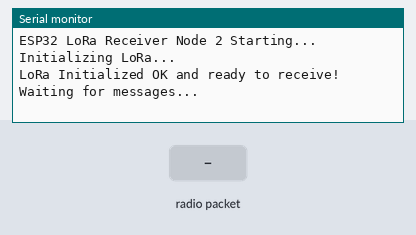
Recording of a sketch running on a simulated ESP32. Parts: the last lines printed to the serial monitor. The inputs (shaded band) are chosen by the test bench. No radio packets arrive unless stated.

Above: at 1.2 s.
1.3 s: radio packet "1" arrives
At 2.5 s:
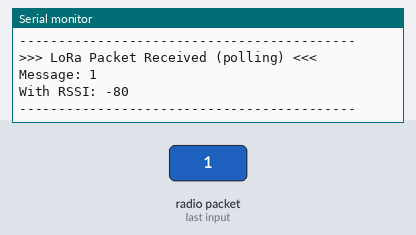
2.8 s: radio packet "0" arrives
At 3.7 s:
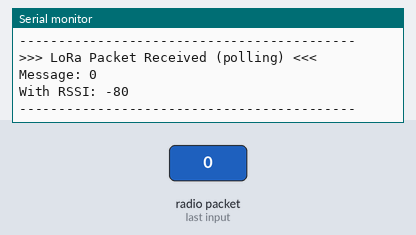
4.3 s: radio packet "2" arrives
At 4.8 s:
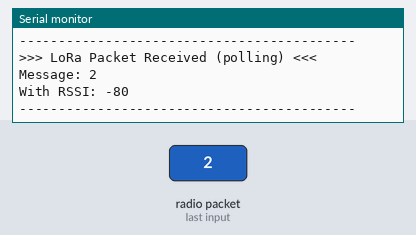

Measured:
- after the input at 1.3 s, the serial monitor: prints a new line at once (image 1)
- after the input at 2.8 s, the serial monitor: prints a new line at once (image 2)
- after the input at 4.3 s, the serial monitor: prints a new line at once (image 3)

The sketch:

test_Node2_LoRa_TxRx.ino
```cpp
#include <SPI.h>
#include <LoRa.h>

// ====================================================================
//                          CONFIGURATION- Polling for reception
// ====================================================================

// LoRa Pin Definitions
// Ensure these match your physical wiring for the Node 2 ESP32
#define LORA_CS_PIN    5   // Chip Select (NSS)
#define LORA_RST_PIN   14  // Reset (RST)
#define LORA_IRQ_PIN   2   // Interrupt Request (DIO0)

// Define the LoRa frequency (e.g., 433E6, 868E6, 915E6)
// This MUST be the same as Node 1
#define LORA_BAND      433E6 // 433 MHz band

// Timer interval for sending a proximity alert (in milliseconds)
const long PROXIMITY_ALERT_INTERVAL = 10000; // 10 seconds

// ====================================================================
//                          GLOBAL VARIABLES
// ====================================================================

// Timer variable for the proximity alert
unsigned long lastProximityAlertTime = 0;

// ====================================================================
//                          FUNCTION PROTOTYPES
// ====================================================================

void sendProximityAlert();

// ====================================================================
//                          SETUP
// ====================================================================

void setup()
{
  // Initialize the serial port for debugging output
  Serial.begin(115200);
  while (!Serial);
  Serial.println("\nESP32 LoRa Receiver Node 2 Starting...");

  // Initialize LoRa
  Serial.println("\nInitializing LoRa...");
  LoRa.setPins(LORA_CS_PIN, LORA_RST_PIN, LORA_IRQ_PIN);
  while (!LoRa.begin(LORA_BAND))
  {
    Serial.println("LoRa initialization failed! Check wiring and module.");
    delay(500);
  }

  // Set the LoRa parameters to match Node 1 exactly
  LoRa.setSpreadingFactor(12);
  LoRa.setSignalBandwidth(125E3);
  LoRa.setCodingRate4(5);
  LoRa.setSyncWord(0x42);

  // We are now polling for packets in the loop, so we don't need the interrupt.
  LoRa.receive(); // Start receiving packets initially

  Serial.println("LoRa Initialized OK and ready to receive!");
  Serial.println("Waiting for messages...");

  // Initialize the timer for the first proximity alert
  lastProximityAlertTime = millis();
}

// ====================================================================
//                          MAIN LOOP
// ====================================================================

void loop()
{
  // -------------------------------------------------------------
  // Section 1: Check for LoRa packets by polling LoRa.parsePacket()
  // -------------------------------------------------------------
  int packetSize = LoRa.parsePacket();

  if (packetSize)
  {
    Serial.println("-------------------------------------------");
    Serial.println(">>> LoRa Packet Received (polling) <<<");

    // Read the incoming packet
    String receivedLoRaMessage = "";
    while (LoRa.available())
    {
      receivedLoRaMessage += (char)LoRa.read();
    }

    // Print the message and other packet information
    Serial.print("Message: ");
    Serial.println(receivedLoRaMessage);
    Serial.print("With RSSI: ");
    Serial.println(LoRa.packetRssi());

    Serial.println("-------------------------------------------");
  }

  // -------------------------------------------------------------
  // Section 2: Periodically send a proximity alert to Node 1
  // -------------------------------------------------------------
  if (millis() - lastProximityAlertTime >= PROXIMITY_ALERT_INTERVAL) {
    sendProximityAlert();
    lastProximityAlertTime = millis();
  }
}

// ====================================================================
//                     LORA TRANSMISSION FUNCTIONS
// ====================================================================

void sendProximityAlert() {
  String alertMessage = "I am in proximity of your node! Be Alert";
  Serial.println("--- Starting LoRa Transmission ---");
  LoRa.beginPacket();
  LoRa.print(alertMessage);
  LoRa.endPacket();
  Serial.println("--- LoRa Transmission Complete ---");

  Serial.println("[Tx LoRa Alert] : " + alertMessage);

  // IMPORTANT: Re-enter receive mode after sending a packet
  LoRa.receive();
  Serial.println("--- LoRa is now in Receive Mode ---");
}
```
